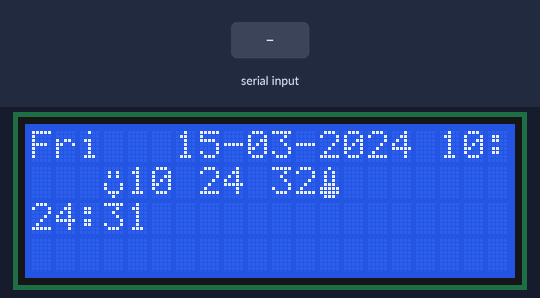
Simulated run of this sketch. Board: Arduino Uno, built with avr-gcc and run on an emulated ATmega328P. On the bench: 20×4 character LCD. The test bench sets the inputs (shaded band). The local clock reads 2024-03-15 10:24:30 at power-on unless the sketch sets it; what the sketch prints to the serial monitor is not drawn.

Above: at 2.2 s.
2.3 s: "clear" received over Serial
At 3.4 s:
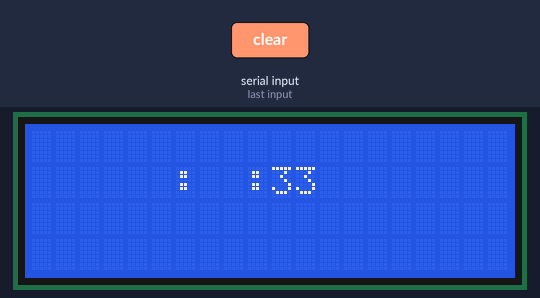
5.3 s: "off" received over Serial
At 6.8 s:
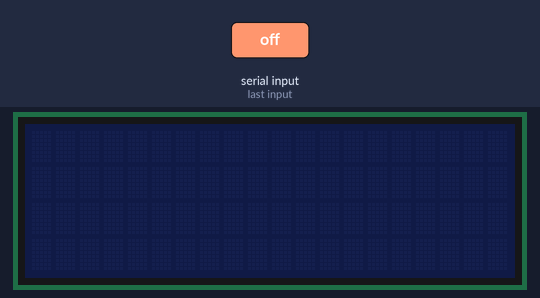
8.3 s: "c" received over Serial
10.5 s: "on" received over Serial
At 11.8 s:
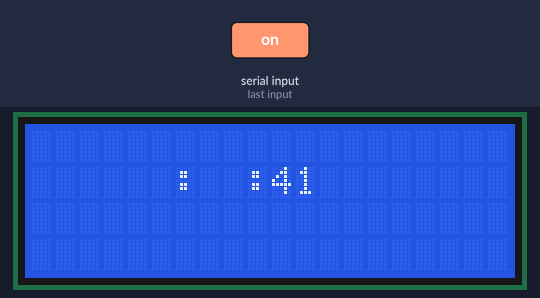
12.5 s: "!" received over Serial
At 12.77 s:
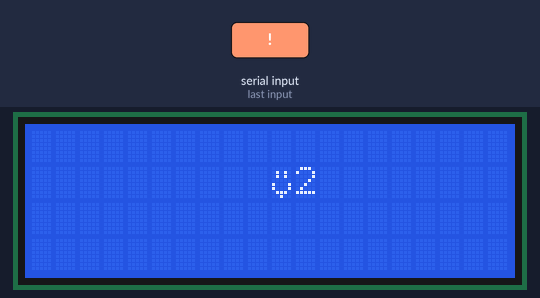
14.5 s: "blink" received over Serial
At 15.3 s:
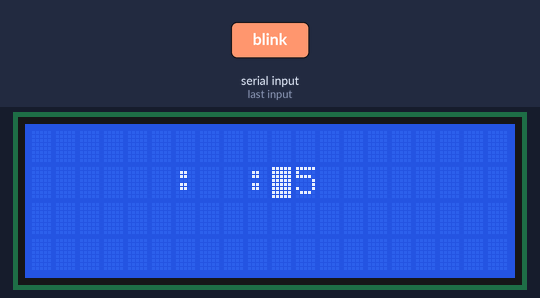
Timing chart, 0 to 17.5 s (numbered marks = the images above; inputs shaded):
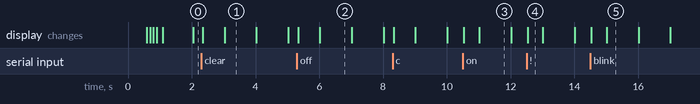

The sketch:

ic2LcdRtcClockHumiditySen.ino
```cpp
/*
* ic2LcdRtcClockHumiditySen.ino
*
* Created: 6/18/2015 12:40:27 AM
* Author: Sean Z
*
* Edited for a bigger screen 19/08/2016
*	single Screen as opposed to 2 screens
*/

#include <stdio.h>
#include <DS1302.h>
#include <LiquidCrystal_I2C.h>
#include <Wire.h>
#include <DHT.h>

// Remove this if you have a bread board on hand to power the RTC LOL 19/08/2016 In ECE labs #owned
#define _powerPin 13
#define _powerPin 7

// Set the appropriate digital I/O pin connections.
// Data sheet: http://datasheets.maximintegrated.com/en/ds/DS1302.pdf
#define rtcCePin 10  // RTC Chip Enable
#define rtcIoPin 11  // RTC Input/Output
#define rtcSclkPin 12  // RTC Serial Clock

// Create a DS1302 object.
DS1302 rtc(rtcCePin, rtcIoPin, rtcSclkPin);

// Create LCD object 16 x 2 with address
// A1 0 = 3D, A0 0 = 3E, 000 = 27, Gussing A2 0 = 3C
LiquidCrystal_I2C lcd1(0x3c, 20, 4);

// LCD Custom Char for RAM storage
uint8_t smileGoate[8] = { 0x0, 0xA, 0xA, 0x0, 0x11, 0x11, 0xE, 0x4 };
uint8_t smileHair[8] = { 0x1B, 0x11, 0x0, 0xA, 0xA, 0x0, 0x11, 0xE };
uint8_t tempSymbol[8] = { 0x4, 0xA, 0xA, 0xA, 0xE, 0x1F, 0x1F, 0xE };
uint8_t humidSymbol[8] = { 0x4, 0x4, 0xA, 0xA, 0x11, 0x11, 0x11, 0xE };
uint8_t leftBoarder[8] = { 0x1F, 0x10, 0x10, 0x10, 0x10, 0x10, 0x10, 0x1F };
uint8_t rightBoarder[8] = { 0x1F, 0x1, 0x1, 0x1, 0x1, 0x1, 0x1, 0x1F };

// Set DHT Digital Humidity Temperature
DHT dht(3, DHT11);

String dayAsString(const Time::Day day) {
	switch (day) {
	case Time::kSunday: return "Sun";
	case Time::kMonday: return "Mon";
	case Time::kTuesday: return "Tues";
	case Time::kWednesday: return "Wed";
	case Time::kThursday: return "Thurs";
	case Time::kFriday: return "Fri";
	case Time::kSaturday: return "Sat";
	}
	return "(unknown Time)";
}

void setup() {
	Serial.begin(9600);

	#if defined(_powerpin)
	pinMode(_powerPin, OUTPUT);
	digitalWrite(_powerPin, HIGH);
	#endif
#if defined(_powerpin2)
	pinMode(_powerPin2, OUTPUT);
	digitalWrite(_powerPin2, HIGH);
#endif

	// Initialize a new chip These methods needn't always be called.
	rtc.writeProtect(false);
	rtc.halt(false);

	// Start LCD functions
	initializeLCD();

	lcd1.createChar(0, smileGoate);
	lcd1.createChar(1, tempSymbol);
	lcd1.createChar(2, humidSymbol);
	lcd1.createChar(3, smileHair);

	lcd1.createChar(4, leftBoarder);
	lcd1.createChar(5, rightBoarder);

	// Start Temp Sensor
	dht.begin();

	// Set the date and time. t(yr, mth, day, hr, min, sec, day)
	// Time t(2015, 6, 17, 23, 40, 30, Time::kWednesday);  <---------------------------- WRITE TIME
	// rtc.time(t);
	Serial.println("Ready for Commands");
}


// Millis
unsigned long previousClockMillis = 0;
unsigned long previousSerialMillis = 0;
unsigned long previousTempMillis = 0;
// Other
char timeString[50];
Time t = rtc.time();
// Serial Loop T/F
boolean lcd_blink = false;
boolean clockON = true;
boolean serialClockON = false;
boolean timeColumnON = false;
boolean serialTempON = false;
// boolean firstRunClock = true;

// Temps
float humid, temp, farht, hIndx = 0;

uint8_t dispTime[4] = { 00, 00, 00, 00 }; // hours, min, sec, day


void initializeLCD() {
	// initialize LCD
	lcd1.begin();

	// Turn On backlight and print "Hello World:
	lcd1.backlight();
	lcd1.print("Hello, World");
	lcd1.setCursor(0, 1);
	lcd1.print("This is LCD 1");

	delay(500);

	for (int i = 3; i >= 0; i--) {
		lcd1.setCursor(20, 1);
		lcd1.print(i);
		delay(100);
	}

	if (lcd_blink) {
		lcd1.blink();
	}
}

// Loop and print the time every second, with error correction 'buffer' that is reset every time the second changes.
void loop() {

	unsigned long currentMillis = millis();

	// Clock Disp
	if (clockON && ((currentMillis - previousClockMillis) > 990)) {

		// Buffer. If FALSE: previousMillis is not written, thus will check again on next void loop() ~ 1ms;
		if (rtc.time().sec != t.sec) {

			printTime(); // Get time, store, serial print.
			int xCor = 4;
			if (dispTime[0] != t.hr) {
				if (t.hr < 10) {
					lcd1.setCursor(xCor, 1);
					lcd1.print("0");
					lcd1.setCursor(xCor + 1, 1);
				}
				else {
					lcd1.setCursor(xCor, 1);
				}
				lcd1.print(t.hr);
				dispTime[0] = t.hr;
			}
			if (dispTime[1] != t.min) {
				if (t.min < 10) {
					lcd1.setCursor(xCor + 3, 1);
					lcd1.print("0");
					lcd1.setCursor(xCor + 4, 1);
				}
				else {
					lcd1.setCursor(xCor + 3, 1);
				}
				lcd1.print(t.min);
				dispTime[1] = t.min;
			}
			if (dispTime[2] != t.sec) {
				if (t.sec < 10) {
					lcd1.setCursor(xCor + 6, 1);
					lcd1.print("0");
					lcd1.setCursor(xCor + 7, 1);
				}
				else {
					lcd1.setCursor(xCor + 6, 1);
				}

				lcd1.print(t.sec);

				if (timeColumnON) {
					lcd1.setCursor(xCor + 2, 1);
					lcd1.print(" ");
					lcd1.setCursor(xCor + 5, 1);
					lcd1.print(" ");
					timeColumnON = false;
				}
				else {
					lcd1.setCursor(xCor + 2, 1);
					lcd1.print(":");
					lcd1.setCursor(xCor + 5, 1);
					lcd1.print(":");
					timeColumnON = true;
				}
				dispTime[2] = t.sec;
			}

			if (dispTime[3] != t.date) {
				// Clear LCD
				lcd1.clear();
				for (int i = 0; i < 3; i++) {
					dispTime[i] = 0;
				}

				lcd1.setCursor(0, 0);
				lcd1.print(timeString);
				dispTime[3] = t.date;

				lcd1.setCursor(xCor - 1, 1);
				lcd1.write(0);
				lcd1.setCursor(xCor + 8, 1);
				lcd1.write(1);
			}


			previousClockMillis = currentMillis;
		}

	}

	/* Temp Disp
	if ((currentMillis - previousTempMillis) > 2000) {
		readTemp();

		int tempI, humidI;


		lcd2.clear();
		lcd2.setCursor(0, 0);
		lcd2.print("LCD 2 Working");
		lcd2.setCursor(14, 0);
		//lcd2.write(0);
		lcd2.write(3);

		lcd2.setCursor(0, 1);
		char tempChar[16];
		tempI = temp;
		humidI = humid;

		snprintf(tempChar, 16, "   %2d C    %2d%c", tempI, humidI, 37);
		lcd2.print(tempChar);

		lcd2.setCursor(1, 1);
		lcd2.write(1);
		lcd2.setCursor(9, 1);
		lcd2.write(2);
		lcd2.setCursor(5, 1);
		lcd2.print((char)223);


		previousTempMillis = currentMillis;
	}
	*/

	// Serial Check
	if ((currentMillis - previousSerialMillis) > 100) {
		serialEvent();
		previousSerialMillis = currentMillis;
	}

}

void printTime() {
	// Get the current time and date from the chip.
	t = rtc.time();

	// Name the day of the week.
	const String day = dayAsString(t.day);

	// Format the time and date and insert into the temporary buffer.
	snprintf(timeString, sizeof(timeString), "%-5s %02d-%02d-%04d %02d:%02d:%02d",
		day.c_str(),
		t.date, t.mon, t.yr,
		t.hr, t.min, t.sec);

	// Print the formatted string to serial so we can see the time.
	if (serialClockON) {
		Serial.println(timeString);
	}
}

void readTemp() {
	// Reading temperature or humidity takes about 250 milliseconds!
	// Sensor readings may also be up to 2 seconds 'old' (its a very slow sensor)
	humid = dht.readHumidity();
	// Read temperature as Celsius
	temp = dht.readTemperature();
	// Read temperature as Fahrenheit
	farht = dht.readTemperature(true);

	// Check if any reads failed and exit early (to try again).
	if (isnan(humid) || isnan(temp) || isnan(farht)) {
		Serial.println("Failed to read from DHT sensor!");
		return;
	}

	// Compute heat index
	// Must send in temp in Fahrenheit!
	hIndx = dht.computeHeatIndex(farht, humid);
	hIndx = (hIndx - 32) / 1.8;

	if (serialTempON) {
		Serial.print("Humid: ");
		Serial.print(humid);
		Serial.print("% ");
		Serial.print("Temp: ");
		Serial.print(temp);
		Serial.print("*C ");
		Serial.print("HeatIdx: ");
		Serial.print(hIndx);
		Serial.println("*C");
	}
}

void serialEvent() {

	// Double Check SerialAvaliable
	if (!Serial.available()) {
		return; // Goes back if not
	}

	String serialString;
	serialString.reserve(20);
	char globalChar[30];

	delay(32);// Let Serial Data Finish Flowing;

			  // READS 1st Char, for detection of "#"
	char inChar = (char)Serial.read();

	// CHAR DATA INPUT FUNCTION "#123456HSFJEKFD"
	if (inChar == '#') {

		// Store Data in global array
		int i = 0;

		while (Serial.available()) {

			if (i <= 29) {
				inChar = (char)Serial.read();
				globalChar[i] = inChar;
				i++;
			}
			else {
				// ignores rest of data
				inChar = (char)Serial.read();
			}
		}

		globalChar[i] = '\0'; // Adds in ending

		Serial.print("Printing Received String[");
		Serial.print(i);
		Serial.print("]: ");
		Serial.println(globalChar);
		lcd1.print(globalChar);

		return; // Finish Loop
	}

	// CURSOR CHANGE FUNCTION
	if (inChar == '@') {

		int row, col;

		row = (char)Serial.read() - '0';
		col = (char)Serial.read() - '0';

		Serial.print("Cursor Change (X,Y): ");
		Serial.print(row);
		Serial.print(",");
		Serial.println(col);

		lcd1.setCursor(col, row); // (Y,X) INPUT j,i

								  // ignore rest of data
		while (Serial.available()) {
			inChar = (char)Serial.read();
		}
		return;
	}

	// CUSTOM CHARACTER FUNCTION
	if (inChar == '!') {

		int i;

		Serial.print("Custom Char #");
		Serial.println(i);

		lcd1.write(i);

		// ignore rest of data
		while (Serial.available()) {
			inChar = (char)Serial.read();
		}
		return;
	}

	// COMMAND RECOGNITION FUNCTION

	// Stores the 1st Char that was pre checked for "#"
	serialString += inChar;

	while (Serial.available()) {
		char inChar = (char)Serial.read();
		serialString += inChar;
	}
	Serial.print("String Received: ");
	Serial.println(serialString);

	//String decoder
	if (serialString == "clear" || serialString == "c") {
		Serial.println("Clearing");
		lcd1.clear();

	}
	else if (serialString == "line" || serialString == "n") {
		Serial.println("NewLine");
		lcd1.setCursor(0, 1);

	}
	else if (serialString == "off") {
		Serial.println("LCD OFF");
		lcd1.noDisplay();
		lcd1.noBacklight();
	}
	else if (serialString == "on") {
		Serial.println("LCD ON");
		lcd1.display();
		lcd1.backlight();
	}
	else if (serialString == "blink") {
		Serial.println("Toggle Blink");
		if (lcd_blink == true) {
			lcd_blink = false;
			lcd1.noBlink();
		}
		else {
			lcd_blink = true;
			lcd1.blink();
		}
	}
	else if (serialString == "clock") {
		clockON = !clockON;
		dispTime[3] = NULL;
		Serial.print("Toggle Clock: ");
		Serial.println(clockON);
	}
	else if (serialString == "sclock") {
		Serial.print("Toggle Serial Clock: ");
		Serial.println(clockON);
		serialClockON = !serialClockON;
	}
	else if (serialString == "stemp") {
		Serial.print("Toggle Serial Tmp: ");
		Serial.println(serialTempON);
		serialTempON = !serialTempON;
	}
	else {
		Serial.print("ERROR COMMAND UNKNOWN: ");
		Serial.println(serialString);
	}
	serialString = "";

	return;

}
```

ic2LcdRtcClockHumiditySenLib.cpp
```cpp
/*
 Name:		ic2LcdRtcClockHumiditySenLib.cpp
 Created:	3/5/2016 4:29:39 AM
 Author:	Sean Z
 Editor:	http://www.visualmicro.com
*/

#include "ic2LcdRtcClockHumiditySenLib.h"
```

ic2LcdRtcClockHumiditySenLib.h
```cpp
/*
 Name:		ic2LcdRtcClockHumiditySenLib.h
 Created:	3/5/2016 4:29:39 AM
 Author:	Sean Z
 Editor:	http://www.visualmicro.com
*/

#ifndef _ic2LcdRtcClockHumiditySenLib_h
#define _ic2LcdRtcClockHumiditySenLib_h

#if defined(ARDUINO) && ARDUINO >= 100
	#include "arduino.h"
#else
	#include "WProgram.h"
#endif


#endif
```

Measured:
- after the input at 2.3 s, the display: first changes after 0.05 s (image 1 shows a later state)
- after the input at 5.3 s, the display: first changes at once (image 2 shows a later state)
- after the input at 10.5 s, the display: first changes at once (image 3 shows a later state)
- after the input at 12.5 s, the display: changes at once (image 4)
- what the display in image 1 shows lasts 1.0 s, from 3.0 s to 4.0 s
- what the display in image 4 shows lasts 0.5 s, from 12.5 s to 13.0 s
